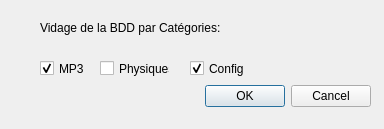
<?xml version="1.0" encoding="UTF-8"?>
<ui version="4.0">
 <class>VidageBDDDialog</class>
 <widget class="QDialog" name="VidageBDDDialog">
  <property name="geometry">
   <rect>
    <x>0</x>
    <y>0</y>
    <width>384</width>
    <height>129</height>
   </rect>
  </property>
  <property name="windowTitle">
   <string>Vidage BDD</string>
  </property>
  <widget class="QDialogButtonBox" name="buttonBox">
   <property name="geometry">
    <rect>
     <x>30</x>
     <y>80</y>
     <width>341</width>
     <height>32</height>
    </rect>
   </property>
   <property name="orientation">
    <enum>Qt::Horizontal</enum>
   </property>
   <property name="standardButtons">
    <set>QDialogButtonBox::Cancel|QDialogButtonBox::Ok</set>
   </property>
  </widget>
  <widget class="QCheckBox" name="MP3">
   <property name="geometry">
    <rect>
     <x>40</x>
     <y>60</y>
     <width>70</width>
     <height>17</height>
    </rect>
   </property>
   <property name="text">
    <string>MP3</string>
   </property>
   <property name="checked">
    <bool>true</bool>
   </property>
  </widget>
  <widget class="QCheckBox" name="Phys">
   <property name="geometry">
    <rect>
     <x>100</x>
     <y>60</y>
     <width>70</width>
     <height>17</height>
    </rect>
   </property>
   <property name="text">
    <string>Physiques</string>
   </property>
   <property name="checked">
    <bool>false</bool>
   </property>
  </widget>
  <widget class="QCheckBox" name="Config">
   <property name="geometry">
    <rect>
     <x>190</x>
     <y>60</y>
     <width>70</width>
     <height>17</height>
    </rect>
   </property>
   <property name="text">
    <string>Config</string>
   </property>
   <property name="checked">
    <bool>true</bool>
   </property>
  </widget>
  <widget class="QLabel" name="label">
   <property name="geometry">
    <rect>
     <x>40</x>
     <y>20</y>
     <width>301</width>
     <height>16</height>
    </rect>
   </property>
   <property name="text">
    <string>Vidage de la BDD par Catégories:</string>
   </property>
  </widget>
 </widget>
 <resources/>
 <connections>
  <connection>
   <sender>buttonBox</sender>
   <signal>accepted()</signal>
   <receiver>VidageBDDDialog</receiver>
   <slot>accept()</slot>
   <hints>
    <hint type="sourcelabel">
     <x>248</x>
     <y>254</y>
    </hint>
    <hint type="destinationlabel">
     <x>157</x>
     <y>274</y>
    </hint>
   </hints>
  </connection>
  <connection>
   <sender>buttonBox</sender>
   <signal>rejected()</signal>
   <receiver>VidageBDDDialog</receiver>
   <slot>reject()</slot>
   <hints>
    <hint type="sourcelabel">
     <x>316</x>
     <y>260</y>
    </hint>
    <hint type="destinationlabel">
     <x>286</x>
     <y>274</y>
    </hint>
   </hints>
  </connection>
 </connections>
</ui>
